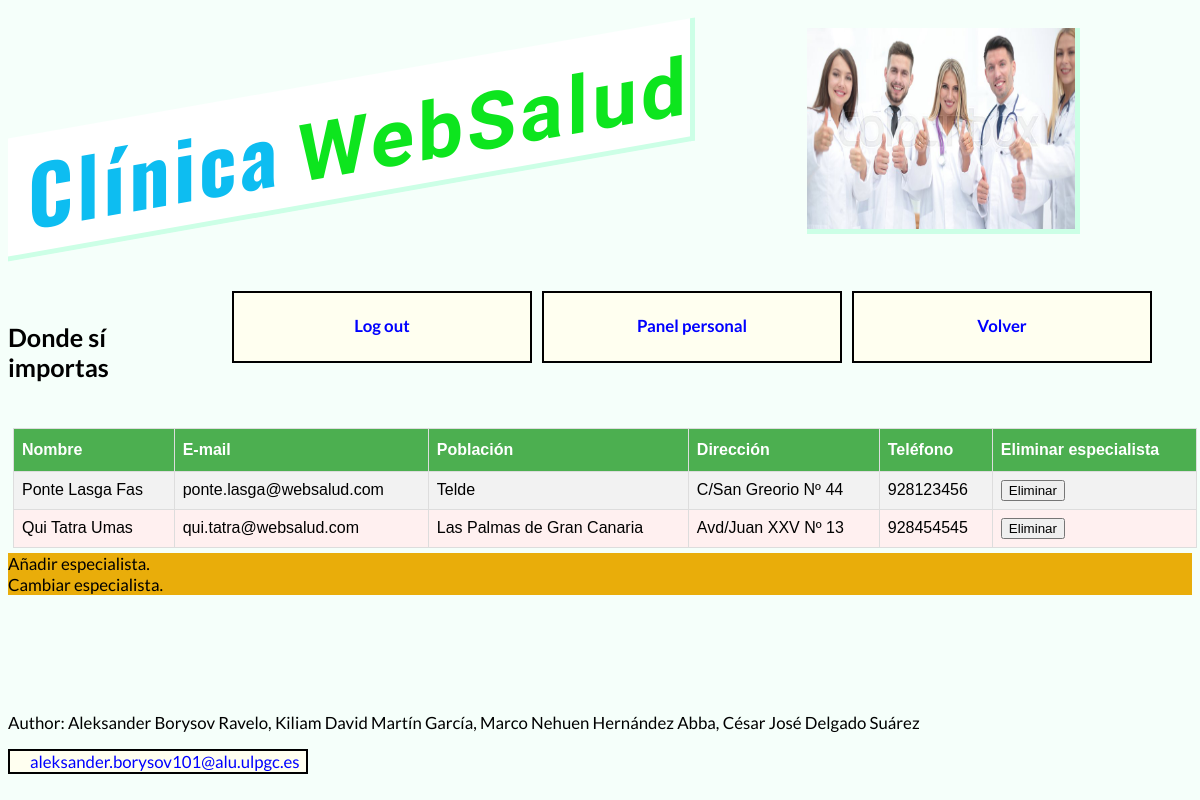
The page /panelUsuario/listaEspecialistas.php (signed in) on the database its author committed.
### tables this page shows
CREATE TABLE usuarios (
    id INTEGER PRIMARY KEY,
    cuenta NVARCHAR(20) NOT NULL,
    clave NVARCHAR(32) NOT NULL,
    nombre NVARCHAR(200) DEFAULT '',
    tipo INTEGER DEFAULT 2,
    email NVARCHAR(200) DEFAULT '',
    poblacion NVARCHAR(200) DEFAULT '',
    direccion NVARCHAR(200) DEFAULT '',
    telefono NVARCHAR(200) DEFAULT ''
);

### business.class.php (called while the page is built, shortened)
<?php
include_once 'data_access.class.php';
class User
{
    public static function getLoggedUser()
    {
        return $_SESSION['user'];
    }
}

### panelUsuario/listaEspecialistas.php (the view, shortened to what this page needs)
<?php
include_once '../presentation.class.php';
include_once '../business.class.php';
if (user::getLoggedUser()['tipo'] != 4) {
    echo 'No eres un paciente';
} else {
    include_once '../data_access.class.php';
    $id = User::getLoggedUser()['id'];
    $data = DB::getEspecialistasPaciente($id);
    echo "<div class=main>";
    DB::usuarioFromDataToTable_bis($data,$id);
    echo "<label class='collapse' for='_1'>Añadir especialista.</label>
          <input id='_1' type='checkbox'>";
	echo "<label class='collapse' for='_3'>Cambiar especialista.</label>
          <input id='_3' type='checkbox'>";
}
?>

### data_access.class.php (shortened to what this page needs)
<?php
class DB
{
    private static $connection = null;
    public static function get()
    {
        if (self::$connection === null) {
            self::$connection = new PDO('sqlite:' . __DIR__ . '/datos.db');
            self::$connection->exec('PRAGMA foreign_keys = ON;');
            self::$connection->exec('PRAGMA encoding="UTF-8";');
            self::$connection->setAttribute(PDO::ATTR_ERRMODE, PDO::ERRMODE_EXCEPTION);
        }
        return self::$connection;
    }
    public static function execute_sql($sql, $parms = null)
    {
        try {
            $db = self::get();
            $ints = $db->prepare($sql);
            if ($ints->execute($parms)) {
                return $ints;
            }
        } catch (PDOException $e) {
            echo '<h3>Error al entrar a la DB: ' . $e->getMessage() . '</h3>';
        }
        return false;
    }
    public static function get_userid($usuario)
    {
        $inst = self::execute_sql("SELECT id FROM usuarios WHERE cuenta = ?", array($usuario));
        $inst->setFetchMode(PDO::FETCH_NAMED);
        $res = $inst->fetchAll();
        return $res[0]['id'];
    }
    public static function usuarioFromDataToTable_bis($data,$idpaciente)
    {
        echo "<table id='especialidades'>
            <tr>
                <th>Nombre</th>
                <th>E-mail</th>
                <th>Población</th>
                <th>Dirección</th>
                <th>Teléfono</th>
                <th>Eliminar especialista</th>
            </tr>";
        foreach ($data as $row) {
            $idespecialista =self::get_userid($row["cuenta"]);
            echo '<tr id=fila'.$idespecialista.'>
                    <td>' . $row["nombre"] . '</td>
                    <td>' . $row["email"] . '</td>
                    <td>' . $row["poblacion"] . '</td>
                    <td>' . $row["direccion"] . '</td>
                    <td>' . $row["telefono"] . '</td>';
                    echo "<td><button onclick=\"deleteEspecialista($idespecialista,$idpaciente)\">Eliminar</button></td>";
                echo '</tr>';
        }
        echo "</table></div>";
    }
    public static function getEspecialistasPaciente($id)
    {
        $data = DB::execute_sql("SELECT nombre, email, poblacion, direccion, telefono, cuenta
                                FROM usuarios INNER JOIN pacientesespecialistas ON pacientesespecialistas.idespecialista = usuarios.id
                                WHERE tipo = 2 and idpaciente=?", array($id));
        $data->setFetchMode(PDO::FETCH_NAMED);
        return $data;
    }
}

### estilos.css (style rules this page uses)
body { display: grid; grid-template-rows: auto 1fr auto; background: #F5FFFA; display: block; font-family: Lato; font-size: 105%; }
#especialidades { background: #fff0f0; flex: 1 1 150px; margin: 5px; }
#especialidades { font-family: Arial, Helvetica, sans-serif; border-collapse: collapse; width: 100%; }
#especialidades td, #especialidades th { border: 1px solid #ddd; padding: 8px; }
#especialidades tr:nth-child(even) { background-color: #f2f2f2; }
#especialidades th { padding-top: 12px; padding-bottom: 12px; text-align: left; background-color: #4CAF50; color: white; }
.collapse { cursor: pointer; display: block; background: #e9ad0a; }

### estiloImpresora.css (style rules this page uses)
body { display: grid; grid-template-rows: auto 1fr auto; display: block; font-family: Lato; font-size: 105%; }
#especialidades { flex: 1 1 150px; margin: 5px; }
#especialidades { font-family: Arial, Helvetica, sans-serif; border-collapse: collapse; width: 100%; }
#especialidades td, #especialidades th { padding: 8px; }
#especialidades th { padding-top: 12px; padding-bottom: 12px; text-align: left; }
.collapse { cursor: pointer; display: block; }

### rows shown on the page
usuarios: nombre "Ponte Lasga Fas", email "ponte.lasga@websalud.com", poblacion "Telde", direccion "C/San Greorio Nº 44", telefono "928123456"
usuarios: nombre "Qui Tatra Umas", email "qui.tatra@websalud.com", poblacion "Las Palmas de Gran Canaria", direccion "Avd/Juan XXV Nº 13", telefono "928454545"
